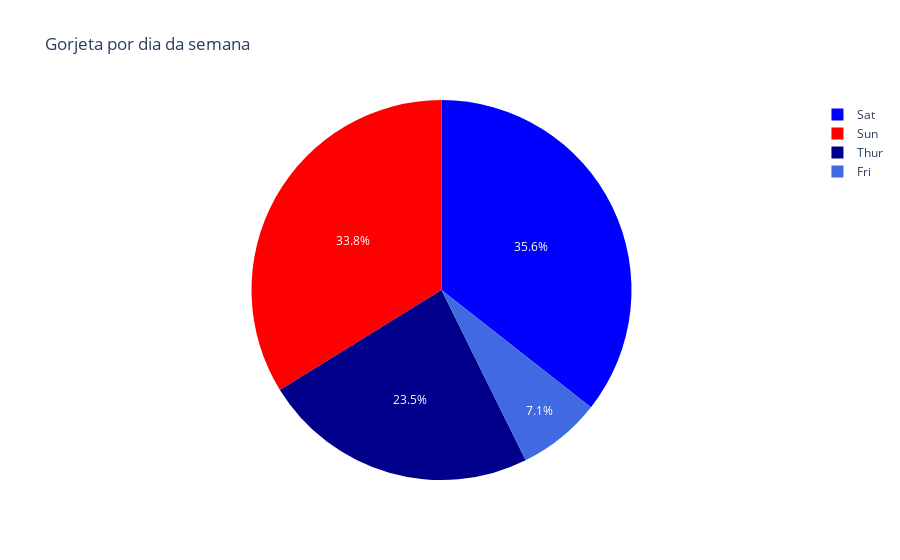

Source (notebook cell):
### Code cell
fig3 = px.pie(df,
    values='tip',
    names='day',
    color='day',
    title='Gorjeta por dia da semana',
    color_discrete_map={
        'Sat':'blue',
        'Sun':'red',
        'Thur':'darkblue',
        'Fri':'royalblue'
    }
)
fig3.show()

### Figure 1 — Plotly figure (JSON) as saved in the notebook; plotly's stock layout.template omitted (floating-point values rounded to 4 significant figures; data arrays with more than 128 entries replaced by an {"elided": "..."} marker saying what was removed)
{"data": [{"customdata": {"elided": "244x1 str values"}, "domain": {"x": [0, 1], "y": [0, 1]}, "hovertemplate": "day=%{customdata[0]}<br>tip=%{value}<extra></extra>", "labels": {"elided": "244 str values"}, "legendgroup": "", "marker": {"colors": {"elided": "244 str values"}}, "name": "", "showlegend": true, "type": "pie", "values": {"elided": "244 float values"}}], "layout": {"legend": {"tracegroupgap": 0}, "title": {"text": "Gorjeta por dia da semana"}}}
